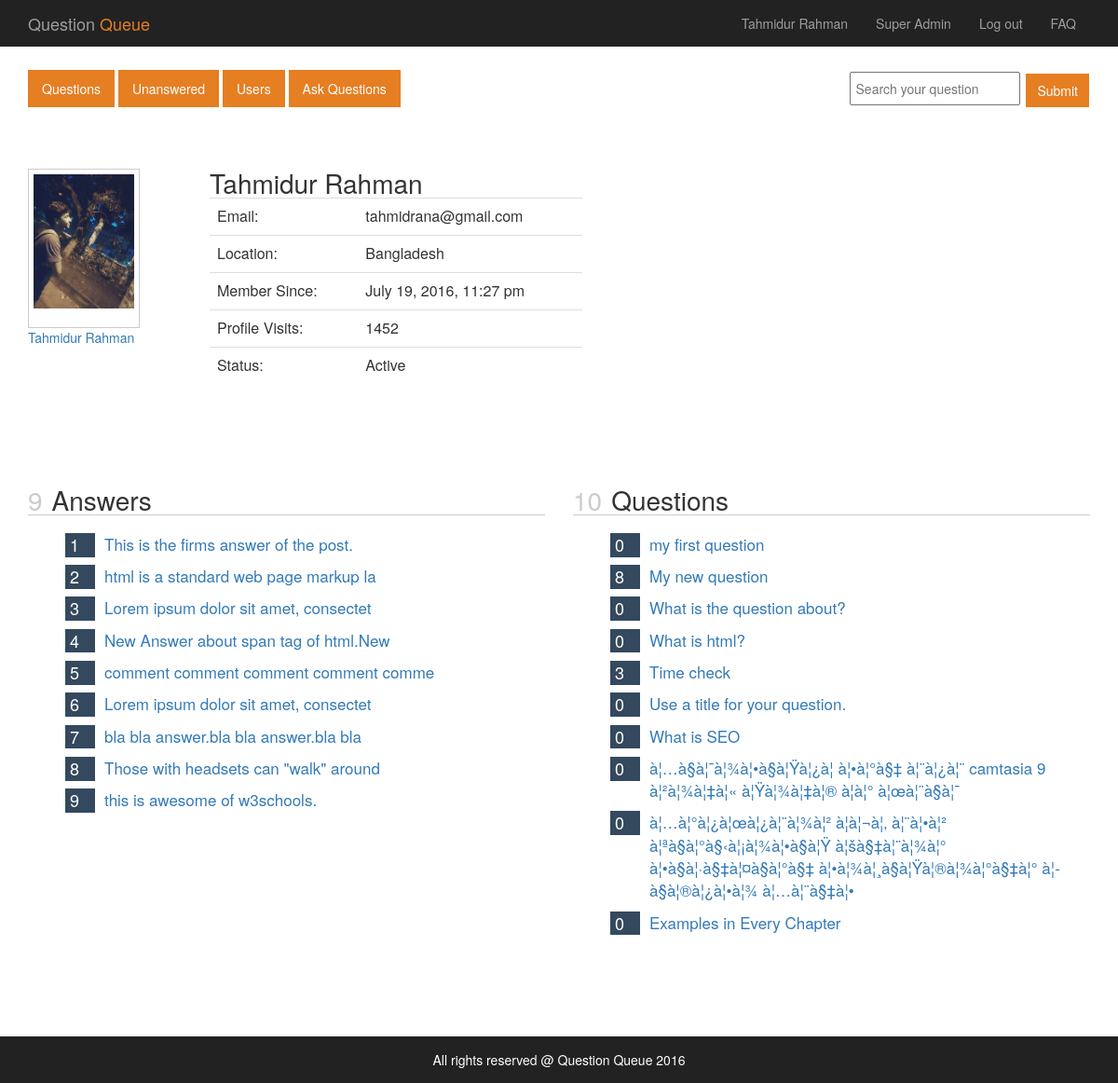
The app's page /admin/singleUser.php?userId=1 (signed in) with its own data.
### tables this page shows
CREATE TABLE `tbl_users` (
  `id` int(10) NOT NULL,
  `name` varchar(255) NOT NULL,
  `email` varchar(255) NOT NULL,
  `password` varchar(255) NOT NULL,
  `registration_date` datetime NOT NULL DEFAULT CURRENT_TIMESTAMP,
  `prof_pic` varchar(255) NOT NULL,
  `country` varchar(255) NOT NULL,
  `reputation` int(10) NOT NULL DEFAULT '10',
  `username` varchar(255) NOT NULL DEFAULT 'Not Set',
  `about` text NOT NULL,
  `dob` varchar(255) NOT NULL DEFAULT 'Not Set',
  `status` tinyint(4) NOT NULL DEFAULT '0',
  `no_of_ques` int(11) NOT NULL,
  `no_of_ans` int(11) NOT NULL,
  `role` tinyint(4) NOT NULL DEFAULT '0'
);

CREATE TABLE `tbl_answer` (
  `id` int(10) NOT NULL,
  `user_id` int(10) NOT NULL,
  `question_id` int(10) NOT NULL,
  `ans_body` text NOT NULL,
  `datetime` datetime NOT NULL DEFAULT CURRENT_TIMESTAMP
);

CREATE TABLE `tbl_question` (
  `id` int(10) NOT NULL,
  `question_title` varchar(255) NOT NULL,
  `question_body` text NOT NULL,
  `user_id` int(10) NOT NULL,
  `vote` int(10) NOT NULL DEFAULT '0',
  `view` int(10) NOT NULL DEFAULT '0',
  `comment` int(10) NOT NULL DEFAULT '0',
  `datetime` datetime NOT NULL DEFAULT CURRENT_TIMESTAMP
);

### lib/Database.php (called while the page is built, shortened)
<?php
Class Database{
	public $host   = DB_HOST;
	public $user   = DB_USER;
	public $pass   = DB_PASS;
	public $dbname = DB_NAME;
	public $link;
	private function connectDB(){
		$this->link = new mysqli($this->host, $this->user, $this->pass, $this->dbname);
 	}
	public function select($query){
		$result = $this->link->query($query) or die($this->link->error.__LINE__);
		if($result->num_rows > 0){
			return $result;
		} else {
			return false;
		}
	}
}

### helpers/Helper.php (called while the page is built, shortened)
<?php
class Helper {
	public function stringModify($data){
		return substr($data, 0, 40);
	}
	public function dateFormate($date){
		return date('F j, Y, g:i a', strtotime($date));
	}
}
?>

### admin/singleUser.php (the view, shortened to what this page needs)
<?php include 'includes/header.php'; ?>
<?php include 'includes/menu.php'; ?>
<?php
	$singleUserid = $_GET['userId'];
	$query_single_user = "SELECT * FROM tbl_users WHERE id='$singleUserid'";
	$single_user_res = $db->select($query_single_user);
	if($single_user_res){
		$single_user_row = $single_user_res->fetch_assoc();
	}
?>
<div class="profile-area">
	<div class="container">
		<div class="profile">
			<div class="profile-details">
				<div class="row">
					<div class="col-md-2">
						<div class="profile-image">
							<img src="<?php echo $single_user_row['prof_pic']; ?>" alt="">
							<p class=""><a href=""><?php echo $single_user_row['name']; ?></a></p>
						</div>
					</div>
					<div class="col-md-10">
						<div class="profile-name">
							<h1><?php echo $single_user_row['name']; ?></h1>
							<table class="table" style="width: 400px; font-size: 16px;">
								<tr>
									<td>Email: </td>
									<td><?php echo $single_user_row['email']; ?></td>
								</tr>
								<tr>
									<td>Location: </td>
									<td><?php echo $single_user_row['country']; ?></td>
								</tr>
								<tr>
									<td>Member Since: </td>
									<td><?php echo $hlp->dateFormate($single_user_row['registration_date']); ?></td>
								</tr>
								<tr>
									<td>Profile Visits: </td>
									<td>1452</td>
								</tr>
								<tr>
									<td>Status: </td>
									<td><?php if($single_user_row['status']==1){
										echo "Active";
									} else{
										echo "Deactivated";
										} ?></td>
								</tr>
							</table>
						</div>
					</div>
				</div>
			</div>
		</div>
	</div>
</div>
<div class="stats-area">
	<div class="container">
		<div class="stats">
			<div class="row">
				<div class="col-md-6">
					<div class="answers">
						<?php
							$ansList_query = "SELECT * FROM tbl_answer WHERE user_id='$singleUserid'";
							$ansList_res = $db->select($ansList_query);
							$ansList_num_row = '';
							if($ansList_res){
								$ansList_num_row = $ansList_res->num_rows;
							}
							$i = 1;
						?>
						<h1><span style="color: #ccc; margin-right: 10px;"><?php echo $ansList_num_row; ?></span>Answers</h1>
						<ul class="answer-list">
							<?php
								if($ansList_res):
									while ($ansList_row = $ansList_res->fetch_assoc()):
							?>
							<li><span><?php echo $i; ?></span><a class="" href="../singlePost.php?postid=<?php echo $ansList_row['question_id']; ?>" style="display: block; overflow: hidden; padding-left: 10px;"><?php echo $hlp->stringModify($ansList_row['ans_body']); ?></a></li>
								<?php $i++; endwhile;  ?>
							<?php else: ?>
								<li><h3>No Answers yet.</h3></li>
							<?php endif; ?>
						</ul>
					</div>
				</div>
				<div class="col-md-6">
					<div class="answers">
						<?php
							$questionList_query = "SELECT * FROM tbl_question WHERE user_id='$singleUserid'";
							$questionList_res = $db->select($questionList_query);
							$questionList_num_row  = '';
							if($questionList_res){
								$questionList_num_row = $questionList_res->num_rows;
							}
						?>
						<h1><span style="color: #ccc; margin-right: 10px;"><?php echo $questionList_num_row; ?></span>Questions</h1>
						<ul class="answer-list">
							<?php
							if($questionList_num_row > 0):
								while ($questionList_row = $questionList_res->fetch_assoc()):
							?>
							<li><span><?php echo $questionList_row['vote']; ?></span><a class="" href="../singlePost.php?postid=<?php echo $questionList_row['id']; ?>" style="display: block; overflow: hidden;  padding-left: 10px;"><?php echo $questionList_row['question_title']; ?></a></li>
								<?php endwhile;  ?>
							<?php else: ?>
								<li><h3>No Questions yet.</h3></li>
							<?php endif; ?>
						</ul>
					</div>
				</div>
			</div>
		</div>
	</div>
</div>
<?php include 'includes/footer.php'; ?>

### css/main.css (style rules this page uses)
html { color: #222; font-size: 1em; line-height: 1.4; }
a { text-decoration: none; }
audio, canvas, iframe, img, svg, video { vertical-align: middle; }
.profile-details { margin: 40px 0; }
.profile-image img { width: 120px; border: 1px solid #ccc; padding: 5px; padding-bottom: 20px; //border: 5px solid #eee; //border-bottom: 20px solid #eee; }
.profile-name h1 { margin: 0; }
.answers { margin: 50px 0; }
.answers h1 { border-bottom: 1px solid #ccc; }
.answer-list { margin: 0; //padding: 0; }
.answer-list li { list-style: none; margin: 10px 0; }
.answer-list li span { background: #34495e; color: #fff; padding: 0 5px; width: 32px; font-size: 18px; display: block; overflow: hidden; float: left; }
.answer-list li a { margin-left: 10px; font-size: 17px; }

### records on screen
tbl_users: prof_pic (picture), name "Tahmidur Rahman", email "tahmidrana@gmail.com", country "Bangladesh", registration_date "July 19, 2016, 11:27 pm"
tbl_answer: ans_body "This is the firms answer of the post."
tbl_answer: ans_body "html is a standard web page markup la"
tbl_answer: ans_body "Lorem ipsum dolor sit amet, consectet"
tbl_answer: ans_body "New Answer about span tag of html.New"
tbl_answer: ans_body "comment comment comment comment comme"
tbl_answer: ans_body "Lorem ipsum dolor sit amet, consectet"
tbl_answer: ans_body "bla bla answer.bla bla answer.bla bla"
tbl_answer: ans_body "Those with headsets can \"walk\" around"
tbl_answer: ans_body "this is awesome of w3schools."
tbl_question: vote "0", question_title "my first question"
tbl_question: vote "8", question_title "My new question"
tbl_question: vote "0", question_title "What is the question about?"
tbl_question: vote "0", question_title "What is html?"
tbl_question: vote "3", question_title "Time check"
tbl_question: vote "0", question_title "Use a title for your question."
tbl_question: vote "0", question_title "What is SEO"
tbl_question: vote "0", question_title "à¦…à§à¦¯à¦¾à¦•à§à¦Ÿà¦¿à¦­ à¦•à¦°à§‡ à¦¨à¦¿à¦¨ camtasia 9 à¦²à¦¾à¦‡à¦« à¦Ÿà¦¾à¦‡à¦® à¦à¦° à¦œà¦¨à§à¦¯"
tbl_question: vote "0", question_title "à¦…à¦°à¦¿à¦œà¦¿à¦¨à¦¾à¦² à¦à¦¬à¦‚ à¦¨à¦•à¦² à¦ªà§à¦°à§‹à¦¡à¦¾à¦•à§à¦Ÿ à¦šà§‡à¦¨à¦¾à¦° à¦•à§à¦·à§‡à¦¤à§à¦°à§‡ à¦•à¦¾à¦¸à§à¦Ÿà¦®à¦¾à¦°à§‡à¦° à¦­à§à¦®à¦¿à¦•à¦¾ à¦…à¦¨à§‡à¦•"
tbl_question: vote "0", question_title "Examples in Every Chapter"

### other values on screen
Session::get('user') "Tahmidur Rahman"
$ansList_num_row "9"
$questionList_num_row "10"
